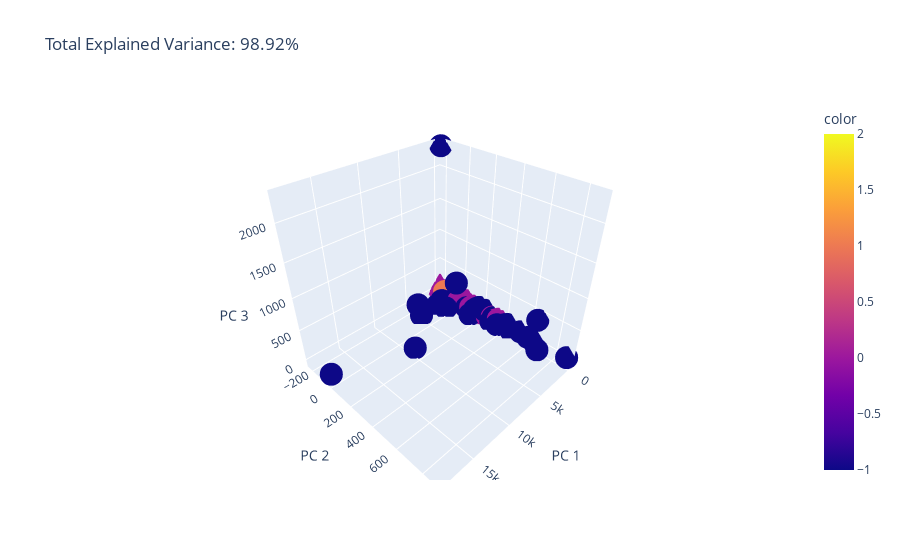

This figure's notebook cell:
### Code cell
pca = PCA(n_components=3)
components = pca.fit_transform(X)

total_var = pca.explained_variance_ratio_.sum() * 100

fig = px.scatter_3d(
    components, x=0, y=1, z=2, color=labels,
    title=f'Total Explained Variance: {total_var:.2f}%',
    labels={'0': 'PC 1', '1': 'PC 2', '2': 'PC 3'}
)
fig.show()

### Figure 1 — Plotly figure (JSON) as saved in the notebook; plotly's stock layout.template omitted (floating-point values rounded to 4 significant figures; data arrays with more than 128 entries replaced by an {"elided": "..."} marker saying what was removed)
{"data": [{"hovertemplate": "PC 1=%{x}<br>PC 2=%{y}<br>PC 3=%{z}<br>color=%{marker.color}<extra></extra>", "legendgroup": "", "marker": {"color": {"elided": "309 int values"}, "coloraxis": "coloraxis", "symbol": "circle"}, "mode": "markers", "name": "", "scene": "scene", "showlegend": false, "type": "scatter3d", "x": {"elided": "309 float values"}, "y": {"elided": "309 float values"}, "z": {"elided": "309 float values"}}], "layout": {"coloraxis": {"colorbar": {"title": {"text": "color"}}, "colorscale": [[0, "#0d0887"], [0.1111, "#46039f"], [0.2222, "#7201a8"], [0.3333, "#9c179e"], [0.4444, "#bd3786"], [0.5556, "#d8576b"], [0.6667, "#ed7953"], [0.7778, "#fb9f3a"], [0.8889, "#fdca26"], [1, "#f0f921"]]}, "legend": {"tracegroupgap": 0}, "scene": {"domain": {"x": [0, 1], "y": [0, 1]}, "xaxis": {"title": {"text": "PC 1"}}, "yaxis": {"title": {"text": "PC 2"}}, "zaxis": {"title": {"text": "PC 3"}}}, "title": {"text": "Total Explained Variance: 98.92%"}}}
